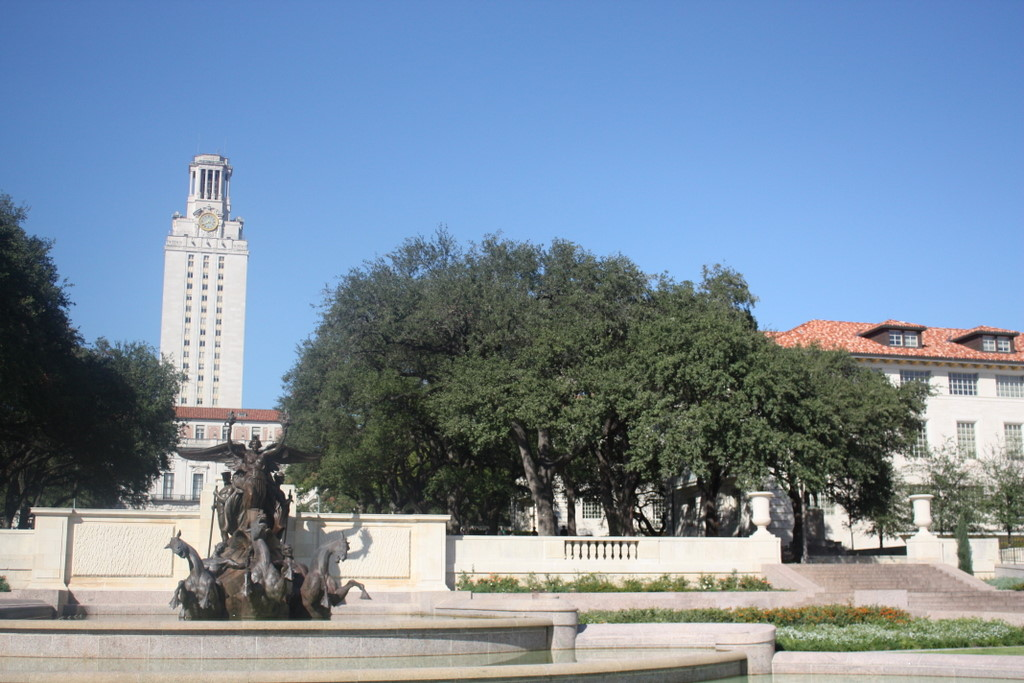
#> input picture Figure1.jpeg, 1024 x 683 px
$ python stitch.py
#> lines starting #> are read from the running program, lines starting #| are printed output that depends on the picture
import cv2
import numpy as np

def stitch(img1, img2):
    # convert to gray scale and normalize
    gray1 = cv2.cvtColor(img1, cv2.COLOR_BGR2GRAY)
    norm1 = cv2.normalize(gray1, None, 0, 255, cv2.NORM_MINMAX)
    gray2 = cv2.cvtColor(img2, cv2.COLOR_BGR2GRAY)
    norm2 = cv2.normalize(gray2, None, 0, 255, cv2.NORM_MINMAX)
    h1, w1 = norm1.shape
    h2, w2 = norm2.shape

    # find descriptors
    sift = cv2.SIFT_create()
    kp1, des1 = sift.detectAndCompute(norm1, None)
    kp2, des2 = sift.detectAndCompute(norm2, None)

    # compute distances
    distances = np.zeros((des1.shape[0], des2.shape[0]))
    for r,d1 in enumerate(des1):
        distances[r] = np.sqrt(np.sum(((des2-d1)**2), axis=1))

    # pair descriptors together
    matches = []
    for i in range(len(des1)):
        min = distances[i].min()
        j = distances[i].argmin()
        matches.append((min, i, j))

    # select 100 points
    matches = sorted(matches)
    src_pts = np.float32([kp1[i].pt for min,i,j in matches[:25]])
    dst_pts = np.float32([kp2[j].pt for min,i,j in matches[:25]])

    # find homography
    H, _ = cv2.findHomography(src_pts, dst_pts)
    translation = np.array([
        [1, 0, w1],
        [0, 1, 100],
        [0, 0,  1]
    ])
    H = np.matmul(translation, H)

    # warp
    result=cv2.warpPerspective(norm1, H, (w1+w2+50,max(h1,h2)+200))

    # combine
    positioned_2 = np.uint8(np.zeros((max(h1,h2)+200, w1+w2+50)))
    positioned_2[100:h1+100,w1:w1+w2] = norm2
    alpha = 0.5
    beta = 1-alpha
    final = cv2.addWeighted(result, 0.5, positioned_2, beta, 0.0)
    return final

def show(img):
    cv2.imshow("image", img)
    cv2.waitKey(0)
    cv2.destroyAllWindows()

img1 = cv2.resize(cv2.imread("Figure1.jpeg"), (650, 350))
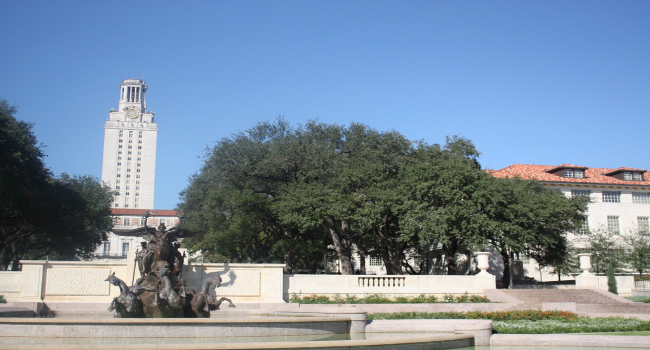
#> img1: shape (350, 650, 3); mean B, G, R 158.9, 139.9, 121.6
img2 = cv2.resize(cv2.imread("Figure2.jpeg"), (650, 350))
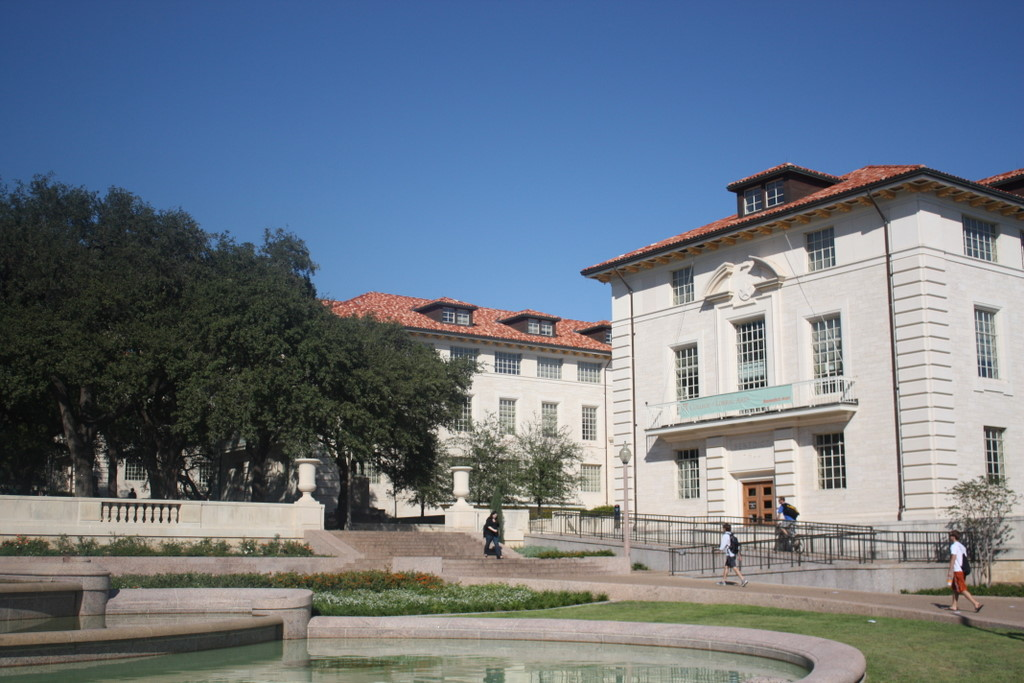
#> input picture Figure2.jpeg, 1024 x 683 px
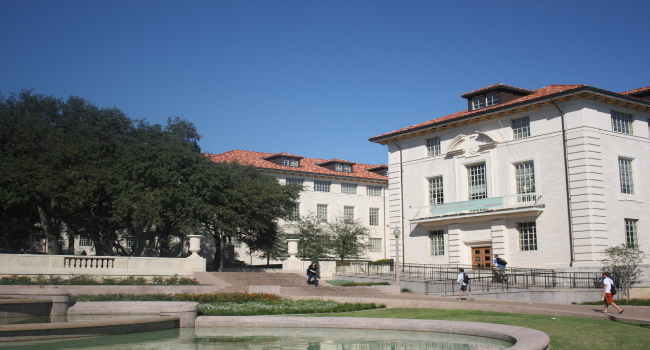
#> img2: shape (350, 650, 3); mean B, G, R 132, 118.8, 107.6
stitched_img = stitch(img1, img2)
#> in stitch, `gray1 = cv2.cvtColor(img1, cv2.COLOR_BGR2GRAY)`:
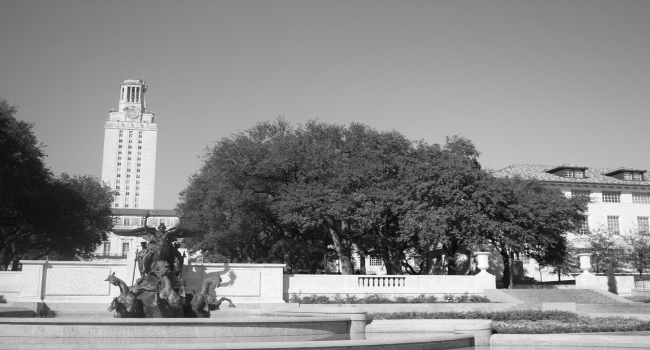
#> gray1: shape (350, 650); min 9, max 252, mean 136.6
#> in stitch, `gray2 = cv2.cvtColor(img2, cv2.COLOR_BGR2GRAY)`:
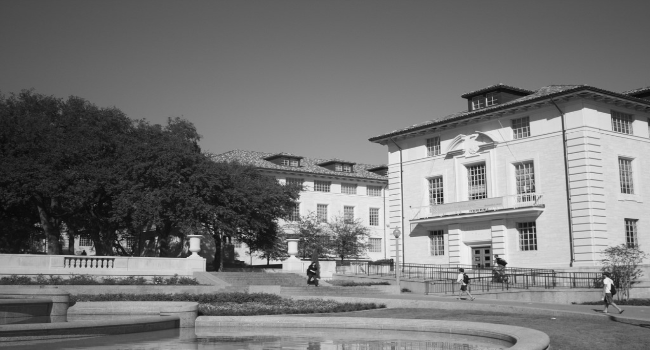
#> gray2: shape (350, 650); min 7, max 244, mean 116.9
#> in stitch, `kp1, des1 = sift.detectAndCompute(norm1, None)`: kp1 = 1687 keypoints; strongest (x, y, size): (379, 278, 2), (384, 278, 1.9), (443, 256, 1.9), (394, 278, 1.9)
#> in stitch, `kp2, des2 = sift.detectAndCompute(norm2, None)`: kp2 = 1398 keypoints; strongest (x, y, size): (608, 282, 5.6), (280, 266, 3.5), (502, 263, 5.1), (194, 243, 8.2)
#> after the loop in stitch, `for r,d1 in enumerate(des1):`:
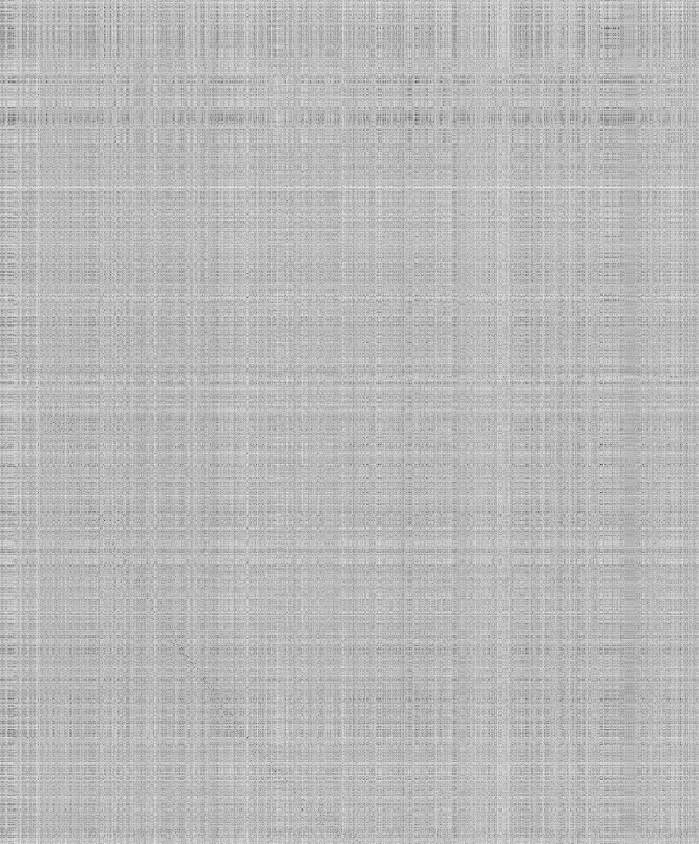
#> distances: shape (1687, 1398) float64 (shown at 1/2 size); min 40.9, max 708.1, mean 525.9; drawn with min black and max white
#> the loop in stitch, `for i in range(len(des1)):` made 1687 passes
#> (min, j) on passes 1 to 3: (349.6, 663), (105.9, 1203), (367.4, 171)
#> after the loop in stitch, `for i in range(len(des1)):`: matches = 1687 items, first 6: (349.6, 0, 663), (105.9, 1, 1203), (367.4, 2, 171), (353, 3, 335), (290.3, 4, 533), (313.4, 5, 41)
#> in stitch, `matches = sorted(matches)`: matches = 1687 items, first 6: (40.9, 1353, 389), (45.8, 1425, 461), (50.19, 1290, 346), (54.41, 1349, 405), (54.95, 1468, 460), (55.56, 1432, 443)
#> in stitch, `src_pts = np.float32([kp1[i].pt for min,i,j in matches[:25]])`: src_pts = 25 pairs, first value 331.6 to 631.5, second value 171.5 to 325.5
#> in stitch, `dst_pts = np.float32([kp2[j].pt for min,i,j in matches[:25]])`: dst_pts = 25 pairs, first value 33.54 to 330.6, second value 158.9 to 307.7
#> in stitch, `H, _ = cv2.findHomography(src_pts, dst_pts)`: H = [[1.29, -0.0936, -359.6], [0.131, 1.21, -82.94], [0.000423, 4.06e-05, 1]]
#> in stitch, `H = np.matmul(translation, H)`: H = [[1.56, -0.0672, 290.4], [0.174, 1.21, 17.06], [0.000423, 4.06e-05, 1]]
#> in stitch, `final = cv2.addWeighted(result, 0.5, positioned_2, beta, 0.0)`:
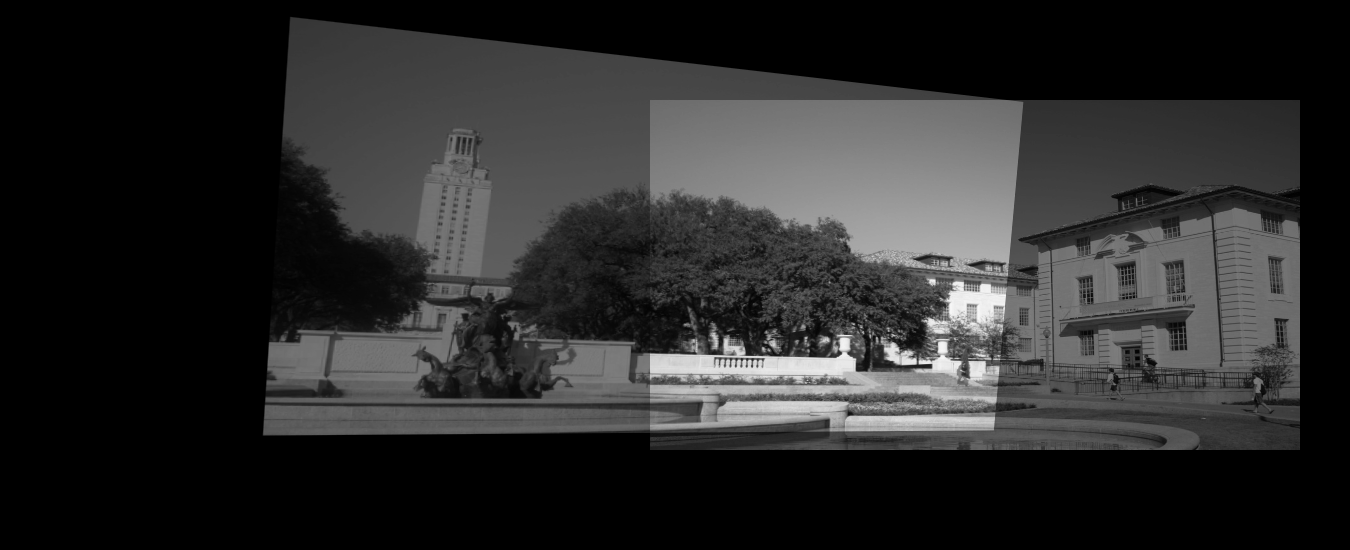
#> final: shape (550, 1350); min 0, max 248, mean 42.6
print("Displaying image 1...")
show(img1)
print("Displaying image 2...")
show(img2)
print("Displaying stitched image...")
show(stitched_img)
